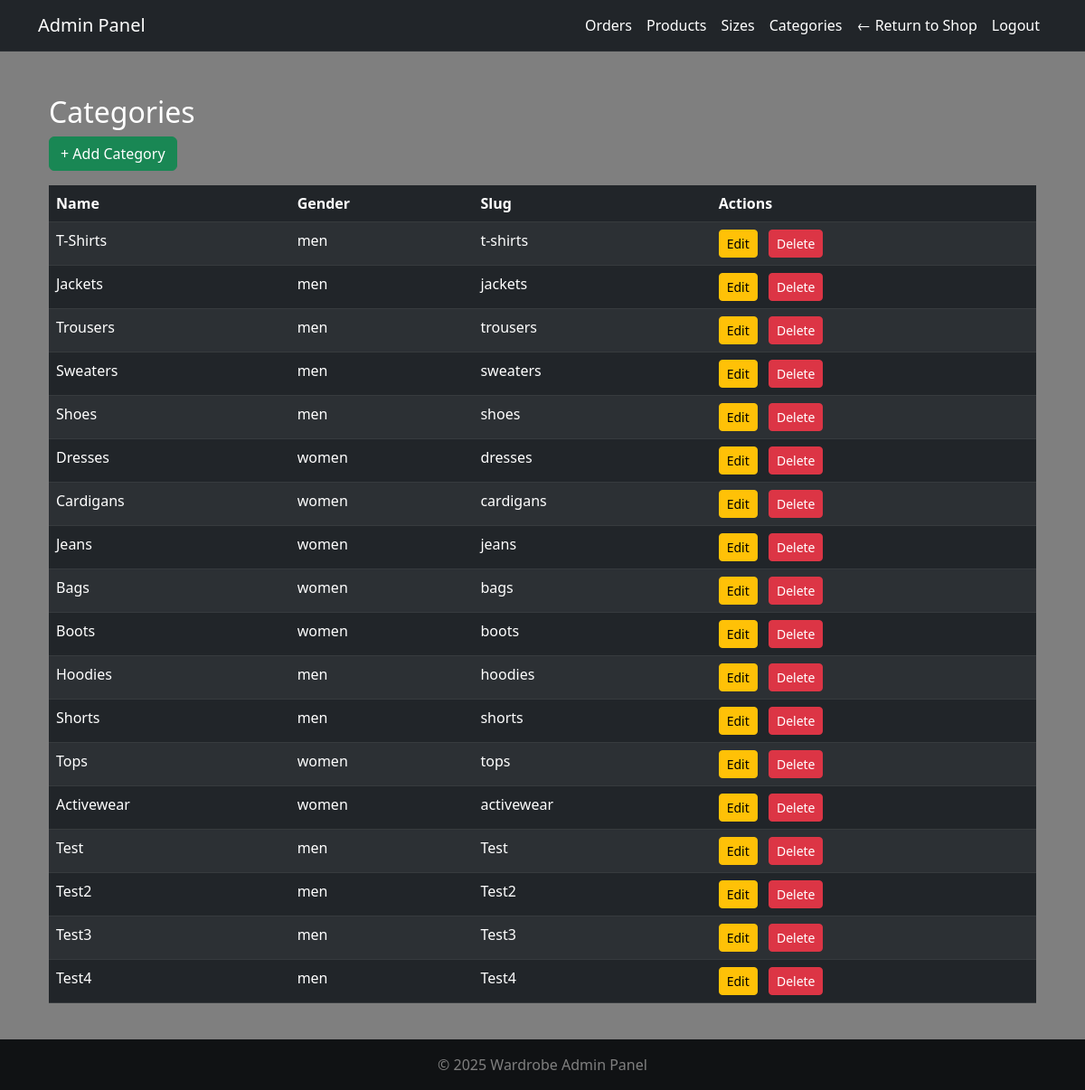
/adminpanel/categories/ (signed in), run on the app's committed database.
### products/models.py (models this page shows, shortened)
class Category(models.Model):
    name = models.CharField(max_length=100)
    gender = models.CharField(
        max_length=10,
        choices=[('men', 'Men'), ('women', 'Women')],
        default='men'
    )
    slug = models.SlugField(unique=True)
    class Meta:
        verbose_name_plural = 'Categories'

### adminpanel/views.py (the view)
# urls.py: path('categories/', views.admin_category_list, name='admin_category_list'),
@login_required
@user_passes_test(admin_required)
def admin_category_list(request):
    categories = Category.objects.all()
    return render(request, 'adminpanel/category_list.html', {'categories': categories})

### adminpanel/views.py (called while the page is built)
def admin_required(user):
    return user.is_staff or user.is_superuser

### cart/cart.py (called while the page is built)
    def _load_cart_data(self):
        cart = self.session.get(settings.CART_SESSION_ID, {})
        return cart if isinstance(cart, dict) else {}

    def __len__(self):
        return sum(item.get('quantity', 0) for item in self.cart.values())

### cart/context_processors.py (called while the page is built)
def cart_context(request):
    cart = Cart(request)
    return {
        'cart': cart,
        'cart_item_count': len(cart),
    }

### wardrobeapp/context_processors.py (called while the page is built)
def stripe_public_key(request):
    return {
        'STRIPE_PUBLIC_KEY': settings.STRIPE_PUBLIC_KEY
    }

### adminpanel/templates/adminpanel/category_list.html
{% extends 'adminpanel/base.html' %}
{% block content %}
<div class="container mt-4">
  <h2>Categories</h2>
  <a href="{% url 'adminpanel:admin_add_category' %}" class="btn btn-success mb-3">+ Add Category</a>
  <table class="table table-dark table-striped">
    <thead>
      <tr>
        <th>Name</th>
        <th>Gender</th>
        <th>Slug</th>
        <th>Actions</th>
      </tr>
    </thead>
    <tbody>
      {% for category in categories %}
      <tr>
        <td>{{ category.name }}</td>
        <td>{{ category.gender }}</td>
        <td>{{ category.slug }}</td>
        <td>
          <a href="{% url 'adminpanel:admin_edit_category' category.id %}"
             class="btn btn-warning btn-sm me-2">
            Edit
          </a>
          <a href="{% url 'adminpanel:admin_delete_category' category.id %}"
             class="btn btn-danger btn-sm"
             onclick="return confirm('Are you sure you want to delete this category?');">
            Delete
          </a>
        </td>
      </tr>
      {% empty %}
      <tr>
        <td colspan="4" class="text-center">No categories found.</td>
      </tr>
      {% endfor %}
    </tbody>
  </table>
</div>
{% endblock %}

### wardrobeapp/static/css/style.css (style rules this page uses)
html, body { margin: 0; padding: 0; height: 100%; width: 100%; font-family: 'Segoe UI', 'Roboto', 'Helvetica Neue', Arial, sans-serif; color: #fff; background: url('https://images.unsplash.com/photo-1489987707025-afc232f7ea0f?q=80&w=1170&auto=format&fit=crop&ixlib=rb-4.1.0') no-repeat center center fixed; background-size: cover; overflow-x: hidden; }
body::before { content: ''; position: fixed; inset: 0; background: rgba(0, 0, 0, 0.5); z-index: 0; }
main, .container, .card, form, section, .row { position: relative; z-index: 1; }

### data on the page
Category: name "T-Shirts", gender "men", slug "t-shirts"
Category: name "Jackets", gender "men", slug "jackets"
Category: name "Trousers", gender "men", slug "trousers"
Category: name "Sweaters", gender "men", slug "sweaters"
Category: name "Shoes", gender "men", slug "shoes"
Category: name "Dresses", gender "women", slug "dresses"
Category: name "Cardigans", gender "women", slug "cardigans"
Category: name "Jeans", gender "women", slug "jeans"
Category: name "Bags", gender "women", slug "bags"
Category: name "Boots", gender "women", slug "boots"
Category: name "Hoodies", gender "men", slug "hoodies"
Category: name "Shorts", gender "men", slug "shorts"
Category: name "Tops", gender "women", slug "tops"
Category: name "Activewear", gender "women", slug "activewear"
Category: name "Test", gender "men", slug "Test"
Category: name "Test2", gender "men", slug "Test2"
Category: name "Test3", gender "men", slug "Test3"
Category: name "Test4", gender "men", slug "Test4"
